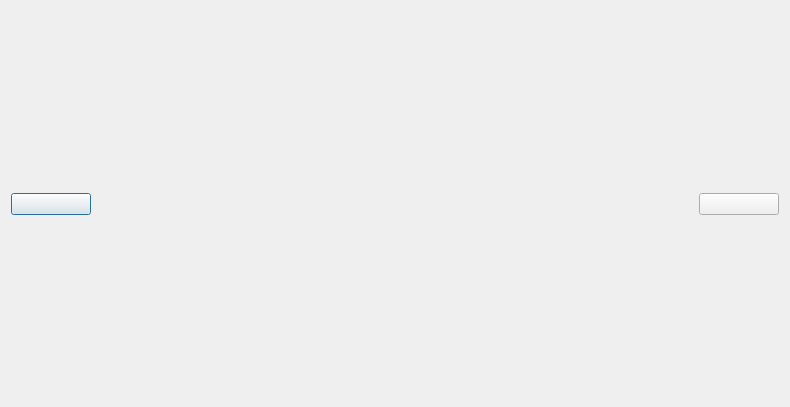
<?xml version="1.0" encoding="UTF-8"?>
<ui version="4.0">
 <class>PicShow</class>
 <widget class="QDialog" name="PicShow">
  <property name="geometry">
   <rect>
    <x>0</x>
    <y>0</y>
    <width>790</width>
    <height>407</height>
   </rect>
  </property>
  <property name="windowTitle">
   <string>Dialog</string>
  </property>
  <layout class="QHBoxLayout" name="horizontalLayout">
   <item>
    <layout class="QGridLayout" name="gridLayout">
     <item row="3" column="2">
      <spacer name="verticalSpacer_2">
       <property name="orientation">
        <enum>Qt::Vertical</enum>
       </property>
       <property name="sizeHint" stdset="0">
        <size>
         <width>20</width>
         <height>40</height>
        </size>
       </property>
      </spacer>
     </item>
     <item row="1" column="3">
      <spacer name="horizontalSpacer_2">
       <property name="orientation">
        <enum>Qt::Horizontal</enum>
       </property>
       <property name="sizeHint" stdset="0">
        <size>
         <width>40</width>
         <height>20</height>
        </size>
       </property>
      </spacer>
     </item>
     <item row="0" column="2">
      <spacer name="verticalSpacer">
       <property name="orientation">
        <enum>Qt::Vertical</enum>
       </property>
       <property name="sizeHint" stdset="0">
        <size>
         <width>20</width>
         <height>40</height>
        </size>
       </property>
      </spacer>
     </item>
     <item row="1" column="1">
      <spacer name="horizontalSpacer">
       <property name="orientation">
        <enum>Qt::Horizontal</enum>
       </property>
       <property name="sizeHint" stdset="0">
        <size>
         <width>40</width>
         <height>20</height>
        </size>
       </property>
      </spacer>
     </item>
     <item row="1" column="0">
      <widget class="QWidget" name="widget_2" native="true">
       <property name="minimumSize">
        <size>
         <width>80</width>
         <height>0</height>
        </size>
       </property>
       <property name="maximumSize">
        <size>
         <width>80</width>
         <height>16777215</height>
        </size>
       </property>
       <layout class="QVBoxLayout" name="verticalLayout_2">
        <property name="leftMargin">
         <number>0</number>
        </property>
        <property name="topMargin">
         <number>0</number>
        </property>
        <property name="rightMargin">
         <number>0</number>
        </property>
        <property name="bottomMargin">
         <number>0</number>
        </property>
        <item>
         <widget class="PicButton" name="previousBtn">
          <property name="text">
           <string/>
          </property>
         </widget>
        </item>
       </layout>
      </widget>
     </item>
     <item row="1" column="4">
      <widget class="QWidget" name="widget" native="true">
       <property name="minimumSize">
        <size>
         <width>80</width>
         <height>0</height>
        </size>
       </property>
       <property name="maximumSize">
        <size>
         <width>80</width>
         <height>16777215</height>
        </size>
       </property>
       <layout class="QVBoxLayout" name="verticalLayout">
        <property name="leftMargin">
         <number>0</number>
        </property>
        <property name="topMargin">
         <number>0</number>
        </property>
        <property name="rightMargin">
         <number>0</number>
        </property>
        <property name="bottomMargin">
         <number>0</number>
        </property>
        <item>
         <widget class="PicButton" name="nextBtn">
          <property name="text">
           <string/>
          </property>
         </widget>
        </item>
       </layout>
      </widget>
     </item>
     <item row="1" column="2">
      <widget class="QLabel" name="label">
       <property name="text">
        <string/>
       </property>
      </widget>
     </item>
    </layout>
   </item>
  </layout>
 </widget>
 <customwidgets>
  <customwidget>
   <class>PicButton</class>
   <extends>QPushButton</extends>
   <header>picbutton.h</header>
  </customwidget>
 </customwidgets>
 <resources/>
 <connections/>
</ui>
